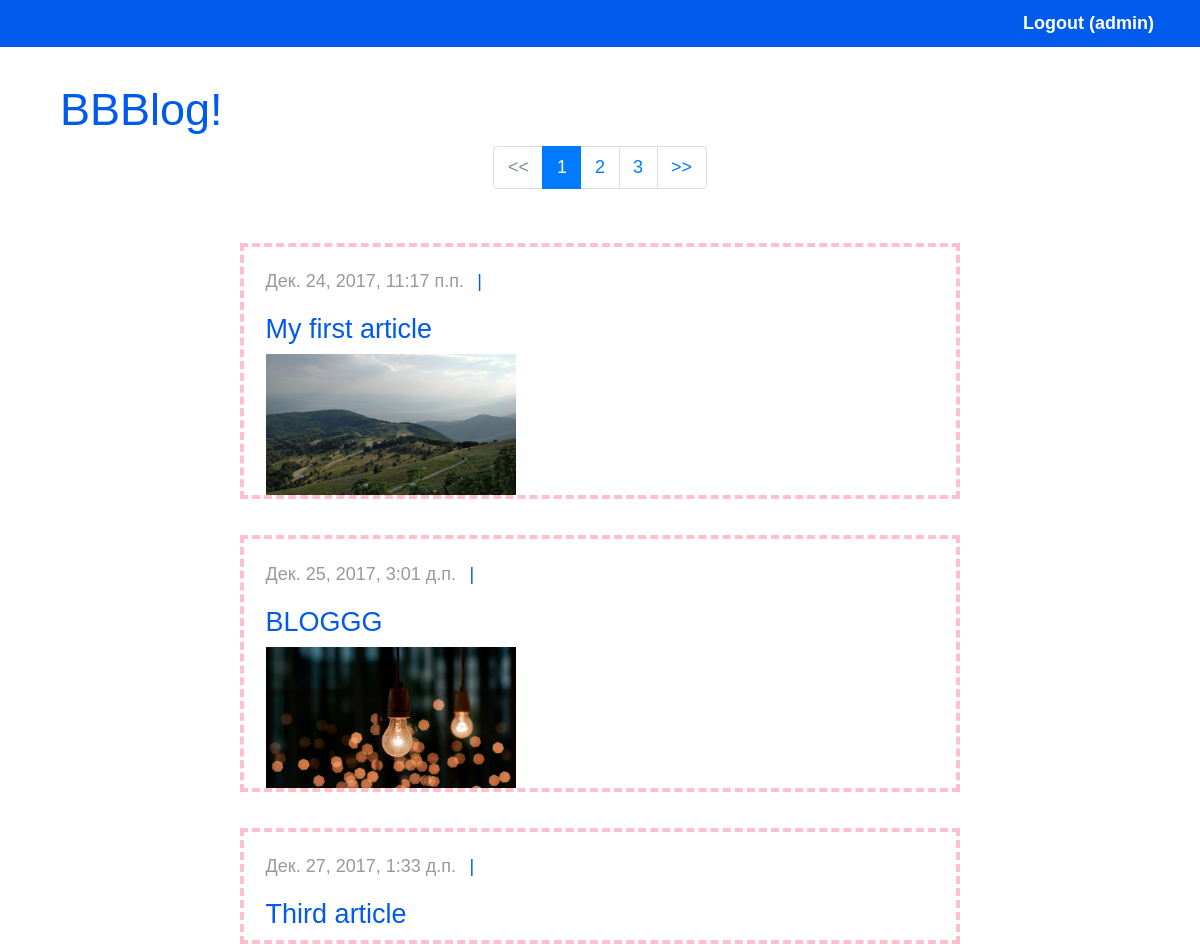
/articles/all/ (signed in), run on the app's committed database.
### article/models.py (models this page shows)
class Article(models.Model):
    class Meta():
        db_table = "article"
        verbose_name = "Пост"
        verbose_name_plural = "Посты"
    article_title = models.CharField(max_length=200, verbose_name=u"Заголовок")
    article_text = models.TextField(verbose_name=u"Текст")
    article_date = models.DateTimeField(verbose_name=u"Дата публикации")
    article_image = models.ImageField(upload_to='post_image', blank=True, null=True, verbose_name=u"Картинка")
    article_author = models.ForeignKey(User)

### article/views.py (the view)
# urls.py: url(r'^articles/all/$', views.articles, name='articles'),
def articles(request, page_number=1):
    all_articles = Article.objects.all()
    current_page = Paginator(all_articles, 3)
    args = {}
    args['articles'] = current_page.page(page_number)
    args['username'] = auth.get_user(request).username
    return render(request, 'articles.html', args)

### article/templates/articles.html
{% extends 'main.html' %}
{% load staticfiles %}
{% block article %}
<div class="pagin">
    <ul class="pagination">
        {% if articles.has_previous %}
            <li class="page-item">
                <a class="page-link" href="/page/{{ articles.previous_page_number }}/"><<</a>
            </li>
        {% else %}
            <li class="page-item disabled"><a class="page-link" href=""><<</a></li>
        {% endif %}
        {% for page in articles.paginator.page_range %}
            {% if page == articles.number %}
                <li class="page-item active">
                    <a class="page-link" href="/page/{{ page }}/">{{ page }}</a>
                </li>
            {% else %}
                <li class="page-item">
                    <a class="page-link" href="/page/{{ page }}/">{{ page }}</a>
                </li>
            {% endif %}
        {% endfor %}
        {% if articles.has_next %}
            <li class="page-item">
                <a class="page-link" href="/page/{{ articles.next_page_number }}/">>></a>
            </li>
        {% else %}
            <li class="page-item disabled"><a class="page-link" href="">>></a></li>
        {% endif %}
    </ul>
</div>
{% for article in articles %}
    <div class="one-in-articles">
        <div class="d-flex flex-row">
            <p class="date-article">{{ article.article_date }}</p>
            <p class="author-name">| {{ article.article_author.username }}</p>
        </div>
        <h4><a href="/articles/get/{{ article.id }}/">{{ article.article_title }}</a></h4>
        {% if article.article_image %}
            <img src="{{ article.article_image.url }}" width="250"><br>
        {% endif %}
    </div>
{% endfor %}
{% endblock %}

### templates/main.html (shortened to what this page needs)
{% load staticfiles %}
<!DOCTYPE html>
<html lang="en">
<head>
    <link rel="stylesheet" type="text/css" href="{% static 'article/bootstrap/css/bootstrap.css' %}">
    <link rel="stylesheet" type="text/css" href="{% static 'article/style_blog.css' %}">
</head>
<body>
    <div>
        <nav class="d-flex flex-row menu">
            <ul>
                {% if username %}
                    <li><a href="/auth/logout/">Logout ({{ username }})</a></li>
                {% else %}
                    <li><a href="/auth/login/">Sign in</a></li>
                {% endif %}
            </ul>
        </nav>
    </div>
    <h1 class="blog"><a href="/">BBBlog!</a></h1>
    <div class="d-flex flex-column main-margin">
        {% block article %}{% endblock %}
    </div>
</body>
</html>

### article/static/article/style_blog.css (style rules this page uses)
html, body { min-width: 1200px; margin: 0; padding: 0; font-weight: 500; font-size: 18px; line-height: 1.5; font-family: "Arial", sans-serif; color: #000000; }
.main-margin { padding-top: 2% margin-top: 3%; margin-left: 10%; padding-left: 10%; margin-right: 10%; padding-right: 10%; }
.one-in-articles { padding: 3%; border: 4px dashed pink; margin-top: 5%; padding-bottom: 0; }
.blog { padding-top: 3%; padding-left: 5%; }
.date-article { font-size: 18px; color: #999999; }
a { text-decoration: none; color: #005aeb; }
.menu { width: 100%; margin: 0; padding: 0; background: #005aeb; }
.menu ul { margin-top: 0; margin-bottom: 0; padding-right: 0; margin-left: 80%; list-style: none; }
.menu li { display: inline-block; line-height: 1.5; vertical-align: top; }
.menu a { display: block; padding: 10px 23px; color: white; font-weight: bold; text-decoration: none; }
.pagin { margin:0 auto; }
.author-name { margin-left: 2%; color: #005aeb; }

### data on the page
Article: article_date "Дек. 24, 2017, 11:17 п.п.", article_title "My first article", article_image (picture)
Article: article_date "Дек. 25, 2017, 3:01 д.п.", article_title "BLOGGG", article_image (picture)
Article: article_date "Дек. 27, 2017, 1:33 д.п.", article_title "Third article"

### other printed values
{{ username }} "admin"
{{ page }} "1"
{{ page }} "2" "3"
